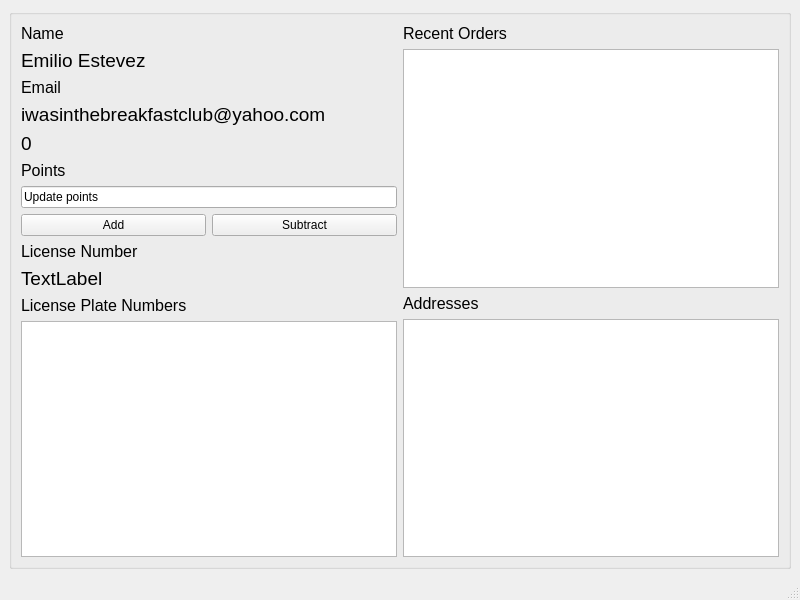
<?xml version="1.0" encoding="UTF-8"?>
<ui version="4.0">
 <class>DriverInfo</class>
 <widget class="QMainWindow" name="DriverInfo">
  <property name="geometry">
   <rect>
    <x>0</x>
    <y>0</y>
    <width>800</width>
    <height>600</height>
   </rect>
  </property>
  <property name="windowTitle">
   <string>MainWindow</string>
  </property>
  <widget class="QWidget" name="centralwidget">
   <layout class="QVBoxLayout" name="verticalLayout">
    <item>
     <widget class="QGroupBox" name="groupBox">
      <property name="title">
       <string/>
      </property>
      <layout class="QGridLayout" name="gridLayout">
       <item row="0" column="0" rowspan="2">
        <layout class="QVBoxLayout" name="verticalLayout_3">
         <item>
          <widget class="QLabel" name="label">
           <property name="font">
            <font>
             <pointsize>12</pointsize>
            </font>
           </property>
           <property name="text">
            <string>Name</string>
           </property>
          </widget>
         </item>
         <item>
          <widget class="QLabel" name="name_label">
           <property name="font">
            <font>
             <pointsize>14</pointsize>
            </font>
           </property>
           <property name="text">
            <string>Emilio Estevez</string>
           </property>
          </widget>
         </item>
         <item>
          <widget class="QLabel" name="label_3">
           <property name="font">
            <font>
             <pointsize>12</pointsize>
            </font>
           </property>
           <property name="text">
            <string>Email</string>
           </property>
          </widget>
         </item>
         <item>
          <widget class="QLabel" name="email_label">
           <property name="font">
            <font>
             <pointsize>14</pointsize>
            </font>
           </property>
           <property name="text">
            <string>iwasinthebreakfastclub@yahoo.com</string>
           </property>
          </widget>
         </item>
         <item>
          <widget class="QLabel" name="points_label">
           <property name="font">
            <font>
             <pointsize>14</pointsize>
            </font>
           </property>
           <property name="text">
            <string>0</string>
           </property>
          </widget>
         </item>
         <item>
          <widget class="QLabel" name="label_5">
           <property name="font">
            <font>
             <pointsize>12</pointsize>
            </font>
           </property>
           <property name="text">
            <string>Points</string>
           </property>
          </widget>
         </item>
         <item>
          <layout class="QVBoxLayout" name="verticalLayout_2">
           <item>
            <widget class="QLineEdit" name="lineEdit">
             <property name="text">
              <string>Update points</string>
             </property>
            </widget>
           </item>
           <item>
            <layout class="QHBoxLayout" name="horizontalLayout">
             <item>
              <widget class="QPushButton" name="add_points">
               <property name="text">
                <string>Add</string>
               </property>
              </widget>
             </item>
             <item>
              <widget class="QPushButton" name="subtract_points">
               <property name="text">
                <string>Subtract</string>
               </property>
              </widget>
             </item>
            </layout>
           </item>
          </layout>
         </item>
         <item>
          <widget class="QLabel" name="label_6">
           <property name="font">
            <font>
             <pointsize>12</pointsize>
            </font>
           </property>
           <property name="text">
            <string>License Number</string>
           </property>
          </widget>
         </item>
         <item>
          <widget class="QLabel" name="label_8">
           <property name="font">
            <font>
             <pointsize>14</pointsize>
            </font>
           </property>
           <property name="text">
            <string>TextLabel</string>
           </property>
          </widget>
         </item>
         <item>
          <widget class="QLabel" name="label_7">
           <property name="font">
            <font>
             <pointsize>12</pointsize>
            </font>
           </property>
           <property name="text">
            <string>License Plate Numbers</string>
           </property>
          </widget>
         </item>
         <item>
          <widget class="QTableWidget" name="tableWidget"/>
         </item>
        </layout>
       </item>
       <item row="0" column="1">
        <layout class="QVBoxLayout" name="verticalLayout_5">
         <item>
          <widget class="QLabel" name="label_2">
           <property name="font">
            <font>
             <pointsize>12</pointsize>
            </font>
           </property>
           <property name="text">
            <string>Recent Orders</string>
           </property>
          </widget>
         </item>
         <item>
          <widget class="QTableWidget" name="tableWidget_3"/>
         </item>
        </layout>
       </item>
       <item row="1" column="1">
        <layout class="QVBoxLayout" name="verticalLayout_4">
         <item>
          <widget class="QLabel" name="label_4">
           <property name="font">
            <font>
             <pointsize>12</pointsize>
            </font>
           </property>
           <property name="text">
            <string>Addresses</string>
           </property>
          </widget>
         </item>
         <item>
          <widget class="QTableWidget" name="tableWidget_2"/>
         </item>
        </layout>
       </item>
      </layout>
     </widget>
    </item>
   </layout>
  </widget>
  <widget class="QMenuBar" name="menubar">
   <property name="geometry">
    <rect>
     <x>0</x>
     <y>0</y>
     <width>800</width>
     <height>17</height>
    </rect>
   </property>
  </widget>
  <widget class="QStatusBar" name="statusbar"/>
 </widget>
 <resources/>
 <connections/>
</ui>
